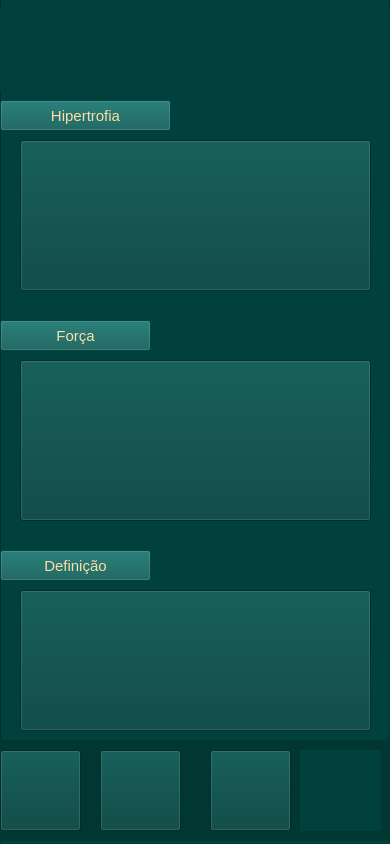
<?xml version="1.0" encoding="UTF-8"?>
<ui version="4.0">
 <class>MainWindow</class>
 <widget class="QMainWindow" name="MainWindow">
  <property name="geometry">
   <rect>
    <x>0</x>
    <y>0</y>
    <width>390</width>
    <height>844</height>
   </rect>
  </property>
  <property name="minimumSize">
   <size>
    <width>390</width>
    <height>844</height>
   </size>
  </property>
  <property name="maximumSize">
   <size>
    <width>390</width>
    <height>844</height>
   </size>
  </property>
  <property name="windowTitle">
   <string>MainWindow</string>
  </property>
  <widget class="QWidget" name="centralwidget">
   <widget class="QPushButton" name="pushButton_2">
    <property name="geometry">
     <rect>
      <x>310</x>
      <y>850</y>
      <width>75</width>
      <height>91</height>
     </rect>
    </property>
    <property name="styleSheet">
     <string notr="true">#pushButton_2{
border:none;
}</string>
    </property>
    <property name="text">
     <string/>
    </property>
    <property name="icon">
     <iconset>
      <normaloff>../Downloads/icones de navegação/ICONE-MENU.png</normaloff>../Downloads/icones de navegação/ICONE-MENU.png</iconset>
    </property>
    <property name="iconSize">
     <size>
      <width>80</width>
      <height>80</height>
     </size>
    </property>
   </widget>
   <widget class="QPushButton" name="pushButton_3">
    <property name="geometry">
     <rect>
      <x>410</x>
      <y>850</y>
      <width>75</width>
      <height>91</height>
     </rect>
    </property>
    <property name="styleSheet">
     <string notr="true">#pushButton_2{
border:none;
}</string>
    </property>
    <property name="text">
     <string/>
    </property>
    <property name="icon">
     <iconset>
      <normaloff>../Downloads/icones de navegação/ICONE-TREINO.png</normaloff>../Downloads/icones de navegação/ICONE-TREINO.png</iconset>
    </property>
    <property name="iconSize">
     <size>
      <width>80</width>
      <height>80</height>
     </size>
    </property>
   </widget>
   <widget class="QLabel" name="label_2">
    <property name="geometry">
     <rect>
      <x>300</x>
      <y>190</y>
      <width>391</width>
      <height>661</height>
     </rect>
    </property>
    <property name="text">
     <string/>
    </property>
    <property name="pixmap">
     <pixmap>fotos/fundo pagina de treino-1 (1).png</pixmap>
    </property>
    <property name="scaledContents">
     <bool>false</bool>
    </property>
   </widget>
   <widget class="QPushButton" name="pushButton_4">
    <property name="geometry">
     <rect>
      <x>510</x>
      <y>850</y>
      <width>75</width>
      <height>91</height>
     </rect>
    </property>
    <property name="styleSheet">
     <string notr="true">#pushButton_2{
border:none;
}</string>
    </property>
    <property name="text">
     <string/>
    </property>
    <property name="icon">
     <iconset>
      <normaloff>../Downloads/icones de navegação/ICONE-CONFIG.png</normaloff>../Downloads/icones de navegação/ICONE-CONFIG.png</iconset>
    </property>
    <property name="iconSize">
     <size>
      <width>80</width>
      <height>80</height>
     </size>
    </property>
   </widget>
   <widget class="QLabel" name="label">
    <property name="geometry">
     <rect>
      <x>300</x>
      <y>130</y>
      <width>391</width>
      <height>101</height>
     </rect>
    </property>
    <property name="text">
     <string/>
    </property>
    <property name="pixmap">
     <pixmap>fotos/listra treino.png</pixmap>
    </property>
    <property name="scaledContents">
     <bool>true</bool>
    </property>
   </widget>
   <widget class="QPushButton" name="pushButton_5">
    <property name="geometry">
     <rect>
      <x>610</x>
      <y>850</y>
      <width>75</width>
      <height>91</height>
     </rect>
    </property>
    <property name="styleSheet">
     <string notr="true">#pushButton_2{
border:none;
}</string>
    </property>
    <property name="text">
     <string/>
    </property>
    <property name="icon">
     <iconset>
      <normaloff>../Downloads/icones de navegação/ICONE-PERFIL.png</normaloff>../Downloads/icones de navegação/ICONE-PERFIL.png</iconset>
    </property>
    <property name="iconSize">
     <size>
      <width>80</width>
      <height>80</height>
     </size>
    </property>
   </widget>
   <widget class="QFrame" name="frame">
    <property name="geometry">
     <rect>
      <x>0</x>
      <y>-20</y>
      <width>390</width>
      <height>871</height>
     </rect>
    </property>
    <property name="styleSheet">
     <string notr="true">background-color: rgb(0, 65, 61);</string>
    </property>
    <property name="frameShape">
     <enum>QFrame::StyledPanel</enum>
    </property>
    <property name="frameShadow">
     <enum>QFrame::Raised</enum>
    </property>
    <widget class="QLabel" name="label_3">
     <property name="geometry">
      <rect>
       <x>0</x>
       <y>30</y>
       <width>391</width>
       <height>81</height>
      </rect>
     </property>
     <property name="text">
      <string/>
     </property>
     <property name="pixmap">
      <pixmap>fotos/listra_treino.png</pixmap>
     </property>
     <property name="scaledContents">
      <bool>false</bool>
     </property>
    </widget>
    <widget class="QLabel" name="label_4">
     <property name="geometry">
      <rect>
       <x>-10</x>
       <y>760</y>
       <width>401</width>
       <height>101</height>
      </rect>
     </property>
     <property name="styleSheet">
      <string notr="true">background-color: rgb(1, 55, 51);</string>
     </property>
     <property name="text">
      <string/>
     </property>
    </widget>
    <widget class="QLabel" name="label_5">
     <property name="geometry">
      <rect>
       <x>40</x>
       <y>100</y>
       <width>351</width>
       <height>651</height>
      </rect>
     </property>
     <property name="text">
      <string/>
     </property>
     <property name="pixmap">
      <pixmap>fotos/fundo pagina de treino-1 (1) (2).png</pixmap>
     </property>
     <property name="scaledContents">
      <bool>true</bool>
     </property>
    </widget>
    <widget class="QPushButton" name="menu_4">
     <property name="geometry">
      <rect>
       <x>0</x>
       <y>770</y>
       <width>81</width>
       <height>81</height>
      </rect>
     </property>
     <property name="styleSheet">
      <string notr="true">#botaomenu{
border:none;
}</string>
     </property>
     <property name="text">
      <string/>
     </property>
     <property name="icon">
      <iconset>
       <normaloff>fotos/menu.png</normaloff>fotos/menu.png</iconset>
     </property>
     <property name="iconSize">
      <size>
       <width>81</width>
       <height>81</height>
      </size>
     </property>
    </widget>
    <widget class="QPushButton" name="treino">
     <property name="geometry">
      <rect>
       <x>100</x>
       <y>770</y>
       <width>81</width>
       <height>81</height>
      </rect>
     </property>
     <property name="styleSheet">
      <string notr="true">#botaotreino{
border:none;
}</string>
     </property>
     <property name="text">
      <string/>
     </property>
     <property name="icon">
      <iconset>
       <normaloff>fotos/treino.png</normaloff>fotos/treino.png</iconset>
     </property>
     <property name="iconSize">
      <size>
       <width>81</width>
       <height>81</height>
      </size>
     </property>
    </widget>
    <widget class="QPushButton" name="config">
     <property name="geometry">
      <rect>
       <x>210</x>
       <y>770</y>
       <width>81</width>
       <height>81</height>
      </rect>
     </property>
     <property name="styleSheet">
      <string notr="true">#botaoconfig{
border:none;
}</string>
     </property>
     <property name="text">
      <string/>
     </property>
     <property name="icon">
      <iconset>
       <normaloff>fotos/config.png</normaloff>fotos/config.png</iconset>
     </property>
     <property name="iconSize">
      <size>
       <width>81</width>
       <height>81</height>
      </size>
     </property>
    </widget>
    <widget class="QPushButton" name="perfil">
     <property name="geometry">
      <rect>
       <x>300</x>
       <y>770</y>
       <width>81</width>
       <height>81</height>
      </rect>
     </property>
     <property name="styleSheet">
      <string notr="true">#perfil{
border:none;
}</string>
     </property>
     <property name="text">
      <string/>
     </property>
     <property name="icon">
      <iconset>
       <normaloff>fotos/perfil.png</normaloff>fotos/perfil.png</iconset>
     </property>
     <property name="iconSize">
      <size>
       <width>80</width>
       <height>80</height>
      </size>
     </property>
    </widget>
    <widget class="QPushButton" name="butaohipertrofia">
     <property name="geometry">
      <rect>
       <x>20</x>
       <y>160</y>
       <width>351</width>
       <height>151</height>
      </rect>
     </property>
     <property name="text">
      <string/>
     </property>
     <property name="icon">
      <iconset>
       <normaloff>fotos/hipertrofia.webp</normaloff>fotos/hipertrofia.webp</iconset>
     </property>
     <property name="iconSize">
      <size>
       <width>450</width>
       <height>300</height>
      </size>
     </property>
    </widget>
    <widget class="QPushButton" name="butaoforca">
     <property name="geometry">
      <rect>
       <x>20</x>
       <y>380</y>
       <width>351</width>
       <height>161</height>
      </rect>
     </property>
     <property name="text">
      <string/>
     </property>
     <property name="icon">
      <iconset>
       <normaloff>fotos/força.webp</normaloff>fotos/força.webp</iconset>
     </property>
     <property name="iconSize">
      <size>
       <width>450</width>
       <height>300</height>
      </size>
     </property>
    </widget>
    <widget class="QPushButton" name="butaodefinicao">
     <property name="geometry">
      <rect>
       <x>20</x>
       <y>610</y>
       <width>351</width>
       <height>141</height>
      </rect>
     </property>
     <property name="text">
      <string/>
     </property>
     <property name="icon">
      <iconset>
       <normaloff>fotos/definição.jpeg</normaloff>fotos/definição.jpeg</iconset>
     </property>
     <property name="iconSize">
      <size>
       <width>450</width>
       <height>300</height>
      </size>
     </property>
    </widget>
    <widget class="QPushButton" name="hipertrofia">
     <property name="geometry">
      <rect>
       <x>0</x>
       <y>120</y>
       <width>171</width>
       <height>31</height>
      </rect>
     </property>
     <property name="styleSheet">
      <string notr="true">#hipertrofia{
background-color: rgb(10, 91, 86);
color: rgb(255, 221, 166);
font-size: 15px;
}</string>
     </property>
     <property name="text">
      <string>Hipertrofia</string>
     </property>
    </widget>
    <widget class="QPushButton" name="definicao">
     <property name="geometry">
      <rect>
       <x>0</x>
       <y>570</y>
       <width>151</width>
       <height>31</height>
      </rect>
     </property>
     <property name="styleSheet">
      <string notr="true">#definicao{
background-color: rgb(10, 91, 86);
color: rgb(255, 221, 166);
font-size: 15px;
}</string>
     </property>
     <property name="text">
      <string>Definição</string>
     </property>
    </widget>
    <widget class="QPushButton" name="forca">
     <property name="geometry">
      <rect>
       <x>0</x>
       <y>340</y>
       <width>151</width>
       <height>31</height>
      </rect>
     </property>
     <property name="styleSheet">
      <string notr="true">#forca{
background-color: rgb(10, 91, 86);
color: rgb(255, 221, 166);
font-size: 15px;
}</string>
     </property>
     <property name="text">
      <string>Força</string>
     </property>
    </widget>
    <zorder>label_4</zorder>
    <zorder>label_5</zorder>
    <zorder>menu_4</zorder>
    <zorder>treino</zorder>
    <zorder>config</zorder>
    <zorder>perfil</zorder>
    <zorder>butaohipertrofia</zorder>
    <zorder>butaoforca</zorder>
    <zorder>butaodefinicao</zorder>
    <zorder>hipertrofia</zorder>
    <zorder>definicao</zorder>
    <zorder>forca</zorder>
    <zorder>label_3</zorder>
   </widget>
  </widget>
 </widget>
 <resources/>
 <connections/>
</ui>
